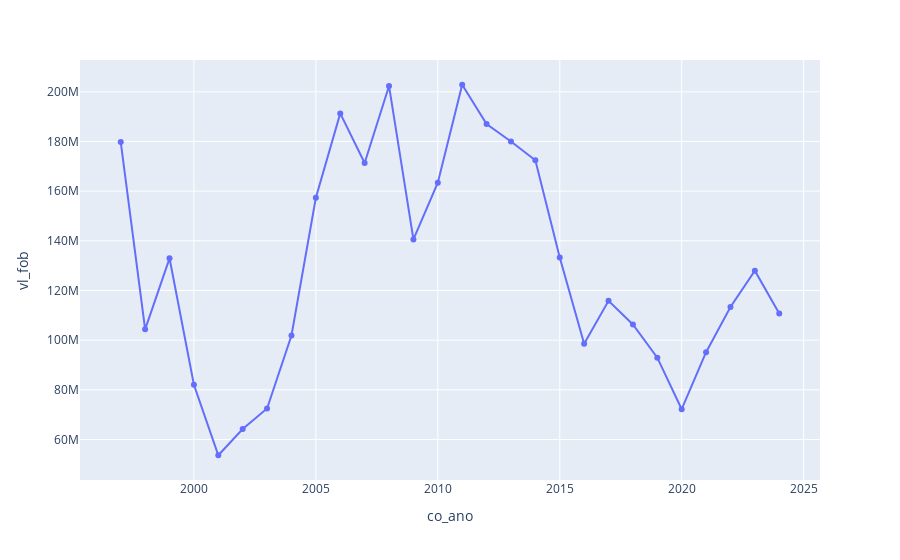

Notebook code cell kept with this figure:
### Code cell
px.line(
    exp_fob_anual_oz,
    x="co_ano",
    y="vl_fob",
    markers=True
)

### Figure 1 — Plotly figure (JSON) as saved in the notebook; plotly's stock layout.template omitted (floating-point values rounded to 4 significant figures)
{"data": [{"hovertemplate": "co_ano=%{x}<br>vl_fob=%{y}<extra></extra>", "legendgroup": "", "line": {"color": "#636efa", "dash": "solid"}, "marker": {"symbol": "circle"}, "mode": "lines+markers", "name": "", "orientation": "v", "showlegend": false, "type": "scatter", "x": [1997, 1998, 1999, 2000, 2001, 2002, 2003, 2004, 2005, 2006, 2007, 2008, 2009, 2010, 2011, 2012, 2013, 2014, 2015, 2016, 2017, 2018, 2019, 2020, 2021, 2022, 2023, 2024], "xaxis": "x", "y": [179752759, 104343702, 132953899, 82055657, 53653169, 64182087, 72478901, 101878795, 157305685, 191311671, 171328970, 202365206, 140544234, 163406424, 202843563, 187016021, 179985045, 172412963, 133283470, 98573044, 115857590, 106292814, 92948240, 72197555, 95142224, 113338154, 127943004, 110776650], "yaxis": "y"}], "layout": {"legend": {"tracegroupgap": 0}, "margin": {"t": 60}, "xaxis": {"anchor": "y", "domain": [0, 1], "title": {"text": "co_ano"}}, "yaxis": {"anchor": "x", "domain": [0, 1], "title": {"text": "vl_fob"}}}}
